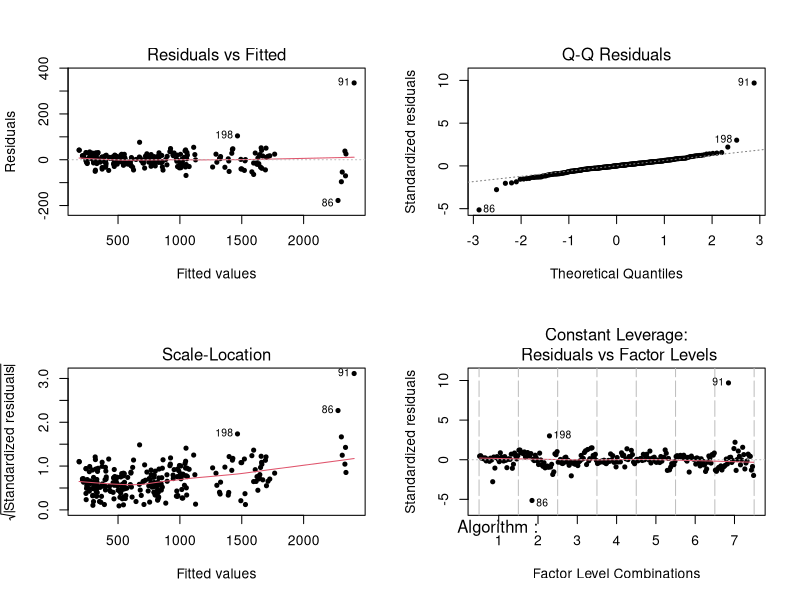
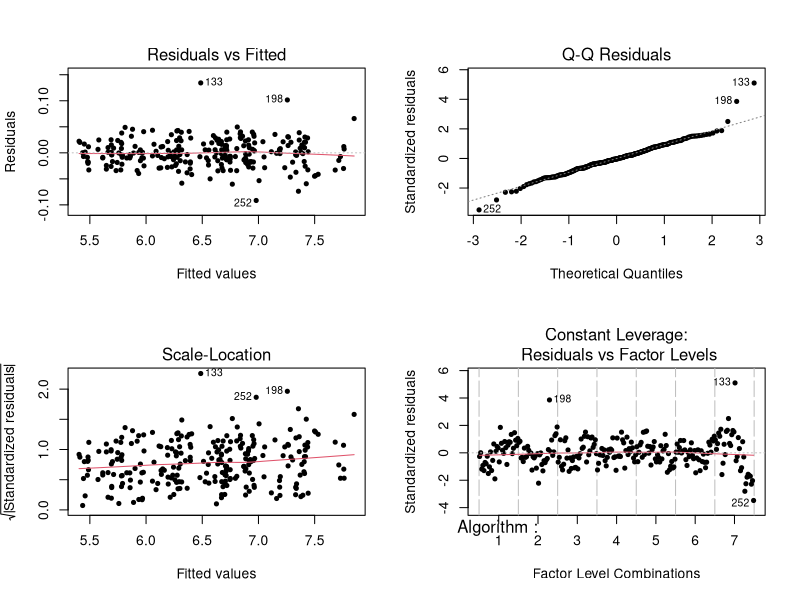
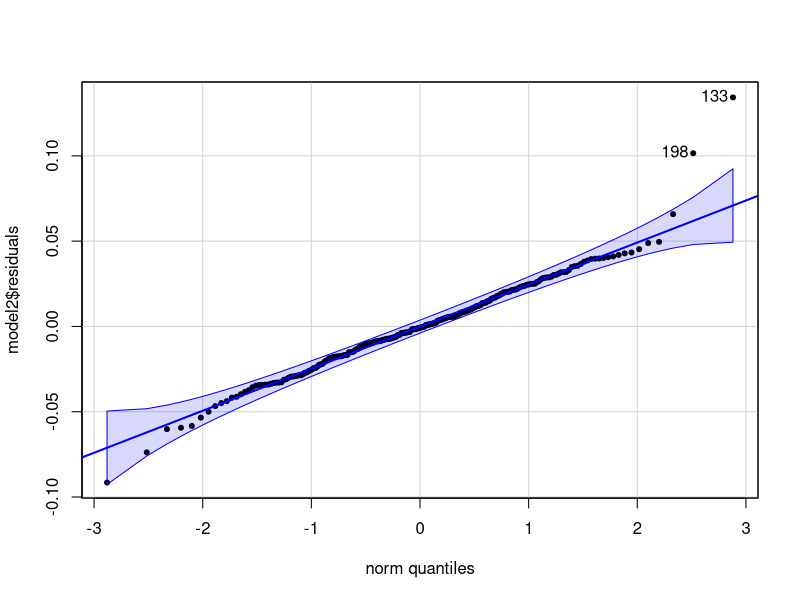
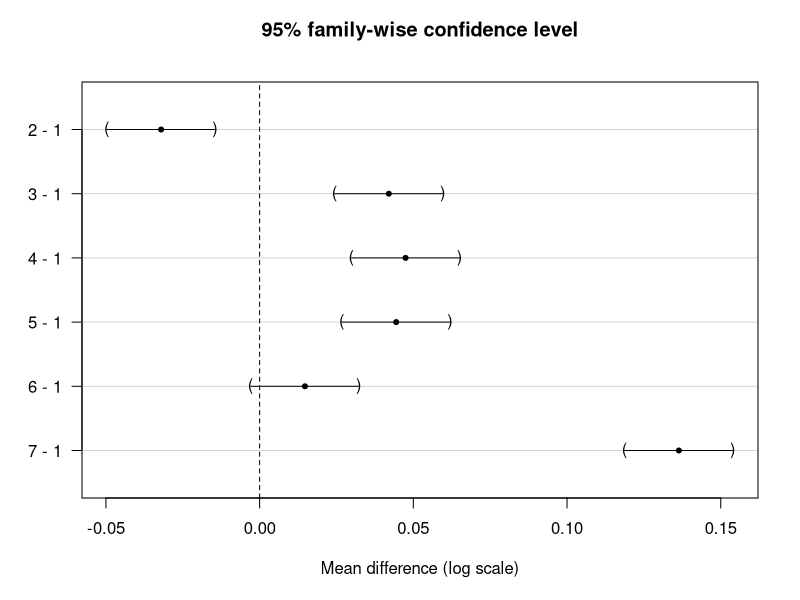
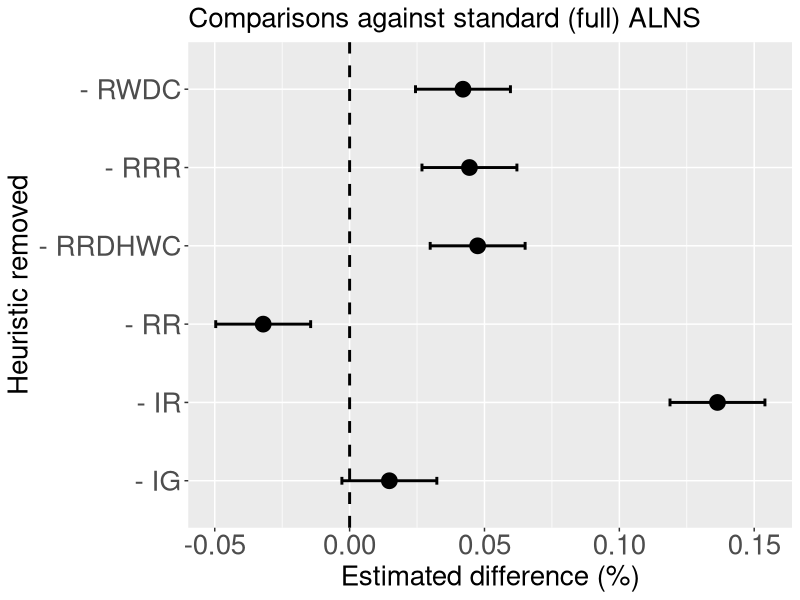
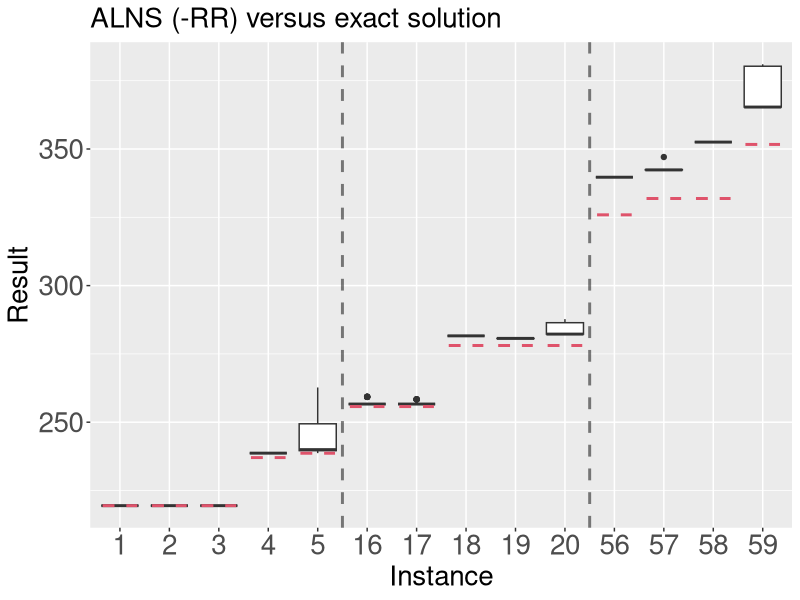

Recreate these plots in R, in order.
# ==============================================================================
# Statistical analysis for manuscript:
# A.L. Silva, A.L. Maravilha, J.A. Ramirez, J.-Y. Potvin, F.Campelo
# One-Dimensional Loading Capacitated Vehicle Routing Problem 
# with Multiple Stacks
# 
# Analysis by F. Campelo (fcampelo@ufmg.br, fcampelo@gmail.com)
# Belo Horizonte, Brazil - April 29, 2015
# ==============================================================================

# Load data
data <- read.table("../data/algo.txt",
                   header = TRUE)

# Set instance number to start with 1 (instead of 0):
data$inst <- data$inst + 1

#=====
# Part I: comparison of performance - full ALNS vs. pruned versions

# Aggregate data (algorithm means by instances)
aggdata <- with(data,
                aggregate(x   = resultado,
                          by  = list(alg, inst),
                          FUN = mean))

# Add subgroup ID variable
aggdata<-data.frame(Algorithm        = as.factor(aggdata[, 1]),
                    Instance         = as.factor(aggdata[, 2]),
                    Group            = rep(as.factor(1:36), 
                                           each = 35),
                    Mean_Performance = aggdata[, 3])


# Final aggregation (algorithm means by instance subgroup)
aggdata2 <- with(aggdata,
                 aggregate(x    = Mean_Performance,
                           by   = list(Algorithm, 
                                       Group),
                           FUN  = mean))

# Rename columns
names(aggdata2) <- c("Algorithm",
                     "Instance_Group",
                     "Mean_Performance")

# First model
model <- aov(Mean_Performance~Algorithm+Instance_Group,
             data = aggdata2)

# Graphical test of assumptions
par(mfrow = c(2, 2))
plot(model, pch = 20)

# Try log-transformed data
model2 <- aov(log(Mean_Performance)~Algorithm+Instance_Group,
              data = aggdata2)

# Graphical test of assumptions
plot(model2, pch = 20)
library(car)
par(mfrow = c(1, 1))
qqPlot(model2$residuals,
       pch = 20)

# Excellent! Print model summary
summary(model2)

# Get model r2 (quantify proportion of explained variance)
summary.lm(model2)$r.squared

# Perform multiple comparisons against full ALNS
library(multcomp)
duntest <- glht(model2,
                linfct = mcp(Algorithm = "Dunnett"))

duntestCI <- confint(duntest)
plot(duntestCI,
     xlab = "Mean difference (log scale)")

# preprocess for plotting using ggplot2 (paper quality)
dtCI <- as.data.frame(duntestCI$confint)
dtCI <- cbind(dtCI, 
              names = c("- RR",
                        "- RWDC",
                        "- RRDHWC",
                        "- RRR",
                        "- IG",
                        "- IR"))

#=====
library(ggplot2)
pdf("../figures/Dunnett.pdf",
    width = 16,
    height = 8)
dunPlot <- ggplot(dtCI, 
                  aes(y = Estimate, 
                      x = names))
dunPlot +
  geom_point(size = 5) +
  geom_errorbar(mapping = aes(ymin = lwr,
                              ymax = upr),
                width   = .1, 
                size    = 1, 
                colour  = "black") + 
  geom_hline(mapping  = aes(yintercept = 0),
             linetype = "dashed", 
             size     = 1) + 
  coord_flip() + 
  theme(axis.text   = element_text(size = 20),
        axis.title  = element_text(size = 20),
        plot.title  = element_text(size = 20)) + 
  ylab("Estimated difference (%)") + 
  xlab("Heuristic removed") + 
  ggtitle("Comparisons against standard (full) ALNS")

dev.off()

#=====
# Effects (exploratory)
# library(effects)
# effs <- allEffects(model2,
#                    transformation = list(link     = log,
#                                          inverse  = exp))
# plot(effs,
#      "Algorithm",
#      type   = "response",
#      lty    = 3,
#      lwd    = 1,
#      grid   = TRUE,
#      cex    = 2,
#      ylab   = "Mean Cost")
#=====

# Part II: performance of the "best" version vs. optimal values of selected 
# instances

# Isolate the "best" configuration (ALNS - RR)
data2 <- subset(data,
                alg == 2)[, -(1:2)]
names(data2) <- c("Instance",
                  "Result")
data2$Instance <- as.factor(data2$Instance)

# Boxplots (exploratory)
# with(data2,
#      boxplot(Result~Instance,
#              pch    = 16,
#              cex    = 0.25,
#              col    = "#777777",
#              las    = 1,
#              box    = "n",
#              tck    = 1,
#              xlab   = "Instance",
#              ylab   = "Cost"))
# grid(NA, NULL, lwd = 2)

#=====
# Read and preprocess optimal values
optvals <- read.csv("../data/optimal_values.csv",
                    header  = T,
                    sep     = ",")[, -1]
optvals <- optvals[complete.cases(optvals), ]
optvals$Instance <- as.factor(optvals$Instance)
optvals[, 3] <- optvals[, 3] / 1000
names(optvals)[3] <- "Time_s"
optvals <- cbind(optvals,
                 Posx = as.numeric(rownames(optvals)))

#=====
# Subset results from ALNS (-RR) for the relevant instances
data3 <- subset(data2,
                Instance %in% optvals$Instance)
data3$Instance <- factor(data3$Instance)
Group <- c(rep("01", 5),
           rep("04", 5),
           rep("12", 4))
data3 <- cbind(data3, 
               Group = rep(Group,
                           times = 30))

#=====
# Generate plot (paper quality)
pdf("../figures/ALNSvsOPT.pdf",
    width   = 16,
    height  = 8)
mybox <- ggplot(data    = data3, 
                mapping = aes(x = Instance, 
                              y = Result))
mybox + 
  geom_boxplot() + 
  geom_vline(mapping  = aes(xintercept = 5.5),
             linetype = 2, 
             size     = 1,
             alpha    = 0.5) + 
  geom_vline(mapping  = aes(xintercept = 10.5),
             linetype = 2, 
             size     = 1,
             alpha    = 0.5) + 
  geom_segment(data     = optvals, 
               mapping  = aes(x   = Posx - 0.35,
                             xend = Posx + 0.35,
                             y    = Value,
                             yend = Value), 
               linetype = 2,
               size     = 1,
               colour   = 2) + 
  theme(axis.text   = element_text(size = 20),
        axis.title  = element_text(size = 20),
        plot.title  = element_text(size = 20)) + 
  ylab("Result") + 
  xlab("Instance") + 
  ggtitle("ALNS (-RR) versus exact solution")
dev.off()

#=====
# Extract best ALNS(-RR) solutions for each instance
aggbest <- with(data2,
                aggregate(x   = Result,
                          by  = list(Instance),
                          FUN = min))

names(aggbest) <- c("Instance",
                    "Best_ALNS")

# Best ALNS values vs optimal values 
res <- cbind(aggbest[as.numeric(as.character(optvals[, 1])),],
             Optimal_value = optvals[, 2],
             Gap = round(100 * (aggbest[as.numeric(as.character(optvals[, 1])), 2] 
                                - optvals[, 2]) / optvals[, 2], 2))
